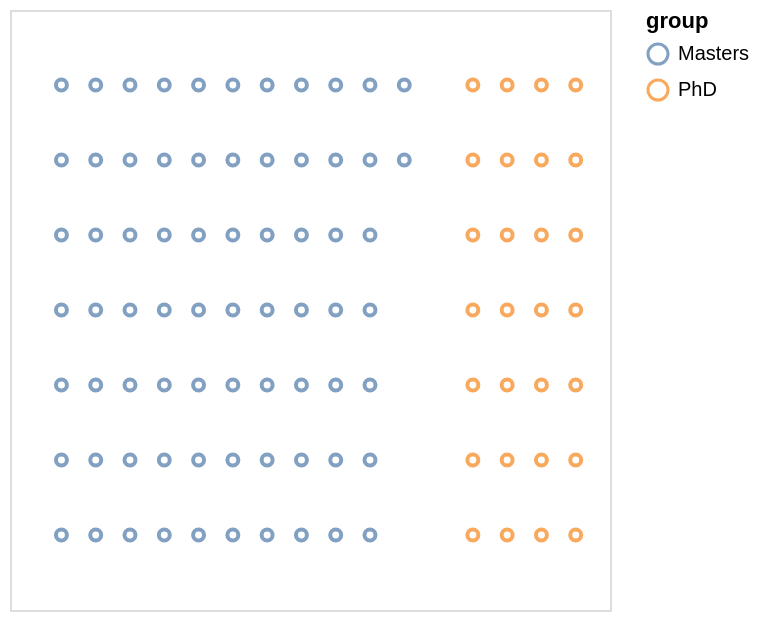

Express this chart as Vega-Lite.
### Vega-Lite specification from a JSON file in a GitHub repository (floating-point values rounded to 4 significant figures)
{"$schema": "https://vega.github.io/schema/vega-lite/v5.json", "data": {"values": [{"y": 7, "x": 1, "group": "Masters", "width": 12, "offset": 0, "id": 1, "time": 2}, {"y": 6, "x": 1, "group": "Masters", "width": 12, "offset": 0, "id": 2, "time": 2}, {"y": 5, "x": 1, "group": "Masters", "width": 12, "offset": 0, "id": 3, "time": 2}, {"y": 4, "x": 1, "group": "Masters", "width": 12, "offset": 0, "id": 4, "time": 2}, {"y": 3, "x": 1, "group": "Masters", "width": 12, "offset": 0, "id": 5, "time": 2}, {"y": 2, "x": 1, "group": "Masters", "width": 12, "offset": 0, "id": 6, "time": 2}, {"y": 1, "x": 1, "group": "Masters", "width": 12, "offset": 0, "id": 7, "time": 2}, {"y": 7, "x": 2, "group": "Masters", "width": 12, "offset": 0, "id": 8, "time": 2}, {"y": 6, "x": 2, "group": "Masters", "width": 12, "offset": 0, "id": 9, "time": 2}, {"y": 5, "x": 2, "group": "Masters", "width": 12, "offset": 0, "id": 10, "time": 2}, {"y": 4, "x": 2, "group": "Masters", "width": 12, "offset": 0, "id": 11, "time": 2}, {"y": 3, "x": 2, "group": "Masters", "width": 12, "offset": 0, "id": 12, "time": 2}, {"y": 2, "x": 2, "group": "Masters", "width": 12, "offset": 0, "id": 13, "time": 2}, {"y": 1, "x": 2, "group": "Masters", "width": 12, "offset": 0, "id": 14, "time": 2}, {"y": 7, "x": 3, "group": "Masters", "width": 12, "offset": 0, "id": 15, "time": 2}, {"y": 6, "x": 3, "group": "Masters", "width": 12, "offset": 0, "id": 16, "time": 2}, {"y": 5, "x": 3, "group": "Masters", "width": 12, "offset": 0, "id": 17, "time": 2}, {"y": 4, "x": 3, "group": "Masters", "width": 12, "offset": 0, "id": 18, "time": 2}, {"y": 3, "x": 3, "group": "Masters", "width": 12, "offset": 0, "id": 19, "time": 2}, {"y": 2, "x": 3, "group": "Masters", "width": 12, "offset": 0, "id": 20, "time": 2}, {"y": 1, "x": 3, "group": "Masters", "width": 12, "offset": 0, "id": 21, "time": 2}, {"y": 7, "x": 4, "group": "Masters", "width": 12, "offset": 0, "id": 22, "time": 2}, {"y": 6, "x": 4, "group": "Masters", "width": 12, "offset": 0, "id": 23, "time": 2}, {"y": 5, "x": 4, "group": "Masters", "width": 12, "offset": 0, "id": 24, "time": 2}, {"y": 4, "x": 4, "group": "Masters", "width": 12, "offset": 0, "id": 25, "time": 2}, {"y": 3, "x": 4, "group": "Masters", "width": 12, "offset": 0, "id": 26, "time": 2}, {"y": 2, "x": 4, "group": "Masters", "width": 12, "offset": 0, "id": 27, "time": 2}, {"y": 1, "x": 4, "group": "Masters", "width": 12, "offset": 0, "id": 28, "time": 2}, {"y": 7, "x": 5, "group": "Masters", "width": 12, "offset": 0, "id": 29, "time": 2}, {"y": 6, "x": 5, "group": "Masters", "width": 12, "offset": 0, "id": 30, "time": 2}, {"y": 5, "x": 5, "group": "Masters", "width": 12, "offset": 0, "id": 31, "time": 2}, {"y": 4, "x": 5, "group": "Masters", "width": 12, "offset": 0, "id": 32, "time": 2}, {"y": 3, "x": 5, "group": "Masters", "width": 12, "offset": 0, "id": 33, "time": 2}, {"y": 2, "x": 5, "group": "Masters", "width": 12, "offset": 0, "id": 34, "time": 2}, {"y": 1, "x": 5, "group": "Masters", "width": 12, "offset": 0, "id": 35, "time": 2}, {"y": 7, "x": 6, "group": "Masters", "width": 12, "offset": 0, "id": 36, "time": 2}, {"y": 6, "x": 6, "group": "Masters", "width": 12, "offset": 0, "id": 37, "time": 2}, {"y": 5, "x": 6, "group": "Masters", "width": 12, "offset": 0, "id": 38, "time": 2}, {"y": 4, "x": 6, "group": "Masters", "width": 12, "offset": 0, "id": 39, "time": 2}, {"y": 3, "x": 6, "group": "Masters", "width": 12, "offset": 0, "id": 40, "time": 2}, {"y": 2, "x": 6, "group": "Masters", "width": 12, "offset": 0, "id": 41, "time": 2}, {"y": 1, "x": 6, "group": "Masters", "width": 12, "offset": 0, "id": 42, "time": 2}, {"y": 7, "x": 7, "group": "Masters", "width": 12, "offset": 0, "id": 43, "time": 2}, {"y": 6, "x": 7, "group": "Masters", "width": 12, "offset": 0, "id": 44, "time": 2}, {"y": 5, "x": 7, "group": "Masters", "width": 12, "offset": 0, "id": 45, "time": 2}, {"y": 4, "x": 7, "group": "Masters", "width": 12, "offset": 0, "id": 46, "time": 2}, {"y": 3, "x": 7, "group": "Masters", "width": 12, "offset": 0, "id": 47, "time": 2}, {"y": 2, "x": 7, "group": "Masters", "width": 12, "offset": 0, "id": 48, "time": 2}, {"y": 1, "x": 7, "group": "Masters", "width": 12, "offset": 0, "id": 49, "time": 2}, {"y": 7, "x": 8, "group": "Masters", "width": 12, "offset": 0, "id": 50, "time": 2}, {"y": 6, "x": 8, "group": "Masters", "width": 12, "offset": 0, "id": 51, "time": 2}, {"y": 5, "x": 8, "group": "Masters", "width": 12, "offset": 0, "id": 52, "time": 2}, {"y": 4, "x": 8, "group": "Masters", "width": 12, "offset": 0, "id": 53, "time": 2}, {"y": 3, "x": 8, "group": "Masters", "width": 12, "offset": 0, "id": 54, "time": 2}, {"y": 2, "x": 8, "group": "Masters", "width": 12, "offset": 0, "id": 55, "time": 2}, {"y": 1, "x": 8, "group": "Masters", "width": 12, "offset": 0, "id": 56, "time": 2}, {"y": 7, "x": 9, "group": "Masters", "width": 12, "offset": 0, "id": 57, "time": 2}, {"y": 6, "x": 9, "group": "Masters", "width": 12, "offset": 0, "id": 58, "time": 2}, {"y": 5, "x": 9, "group": "Masters", "width": 12, "offset": 0, "id": 59, "time": 2}, {"y": 4, "x": 9, "group": "Masters", "width": 12, "offset": 0, "id": 60, "time": 2}, {"y": 3, "x": 9, "group": "Masters", "width": 12, "offset": 0, "id": 61, "time": 2}, {"y": 2, "x": 9, "group": "Masters", "width": 12, "offset": 0, "id": 62, "time": 2}, {"y": 1, "x": 9, "group": "Masters", "width": 12, "offset": 0, "id": 63, "time": 2}, {"y": 7, "x": 10, "group": "Masters", "width": 12, "offset": 0, "id": 64, "time": 2}, {"y": 6, "x": 10, "group": "Masters", "width": 12, "offset": 0, "id": 65, "time": 2}, {"y": 5, "x": 10, "group": "Masters", "width": 12, "offset": 0, "id": 66, "time": 2}, {"y": 4, "x": 10, "group": "Masters", "width": 12, "offset": 0, "id": 67, "time": 2}, {"y": 3, "x": 10, "group": "Masters", "width": 12, "offset": 0, "id": 68, "time": 2}, {"y": 2, "x": 10, "group": "Masters", "width": 12, "offset": 0, "id": 69, "time": 2}, {"y": 1, "x": 10, "group": "Masters", "width": 12, "offset": 0, "id": 70, "time": 2}, {"y": 7, "x": 11, "group": "Masters", "width": 12, "offset": 0, "id": 71, "time": 2}, {"y": 6, "x": 11, "group": "Masters", "width": 12, "offset": 0, "id": 72, "time": 2}, {"y": 7, "x": 13, "group": "PhD", "width": 5, "offset": 12, "id": 73, "time": 2}, {"y": 6, "x": 13, "group": "PhD", "width": 5, "offset": 12, "id": 74, "time": 2}, {"y": 5, "x": 13, "group": "PhD", "width": 5, "offset": 12, "id": 75, "time": 2}, {"y": 4, "x": 13, "group": "PhD", "width": 5, "offset": 12, "id": 76, "time": 2}, {"y": 3, "x": 13, "group": "PhD", "width": 5, "offset": 12, "id": 77, "time": 2}, {"y": 2, "x": 13, "group": "PhD", "width": 5, "offset": 12, "id": 78, "time": 2}, {"y": 1, "x": 13, "group": "PhD", "width": 5, "offset": 12, "id": 79, "time": 2}, {"y": 7, "x": 14, "group": "PhD", "width": 5, "offset": 12, "id": 80, "time": 2}, {"y": 6, "x": 14, "group": "PhD", "width": 5, "offset": 12, "id": 81, "time": 2}, {"y": 5, "x": 14, "group": "PhD", "width": 5, "offset": 12, "id": 82, "time": 2}, {"y": 4, "x": 14, "group": "PhD", "width": 5, "offset": 12, "id": 83, "time": 2}, {"y": 3, "x": 14, "group": "PhD", "width": 5, "offset": 12, "id": 84, "time": 2}, {"y": 2, "x": 14, "group": "PhD", "width": 5, "offset": 12, "id": 85, "time": 2}, {"y": 1, "x": 14, "group": "PhD", "width": 5, "offset": 12, "id": 86, "time": 2}, {"y": 7, "x": 15, "group": "PhD", "width": 5, "offset": 12, "id": 87, "time": 2}, {"y": 6, "x": 15, "group": "PhD", "width": 5, "offset": 12, "id": 88, "time": 2}, {"y": 5, "x": 15, "group": "PhD", "width": 5, "offset": 12, "id": 89, "time": 2}, {"y": 4, "x": 15, "group": "PhD", "width": 5, "offset": 12, "id": 90, "time": 2}, {"y": 3, "x": 15, "group": "PhD", "width": 5, "offset": 12, "id": 91, "time": 2}, {"y": 2, "x": 15, "group": "PhD", "width": 5, "offset": 12, "id": 92, "time": 2}, {"y": 1, "x": 15, "group": "PhD", "width": 5, "offset": 12, "id": 93, "time": 2}, {"y": 7, "x": 16, "group": "PhD", "width": 5, "offset": 12, "id": 94, "time": 2}, {"y": 6, "x": 16, "group": "PhD", "width": 5, "offset": 12, "id": 95, "time": 2}, {"y": 5, "x": 16, "group": "PhD", "width": 5, "offset": 12, "id": 96, "time": 2}, {"y": 4, "x": 16, "group": "PhD", "width": 5, "offset": 12, "id": 97, "time": 2}, {"y": 3, "x": 16, "group": "PhD", "width": 5, "offset": 12, "id": 98, "time": 2}, {"y": 2, "x": 16, "group": "PhD", "width": 5, "offset": 12, "id": 99, "time": 2}, {"y": 1, "x": 16, "group": "PhD", "width": 5, "offset": 12, "id": 100, "time": 2}]}, "mark": "point", "width": "container", "height": "container", "encoding": {"x": {"field": "x", "scale": {"type": "linear", "domain": [-0.5, 17]}, "axis": null}, "y": {"field": "y", "scale": {"type": "linear", "domain": [0, 8]}, "axis": null}, "color": {"field": "group", "type": "nominal"}}}
